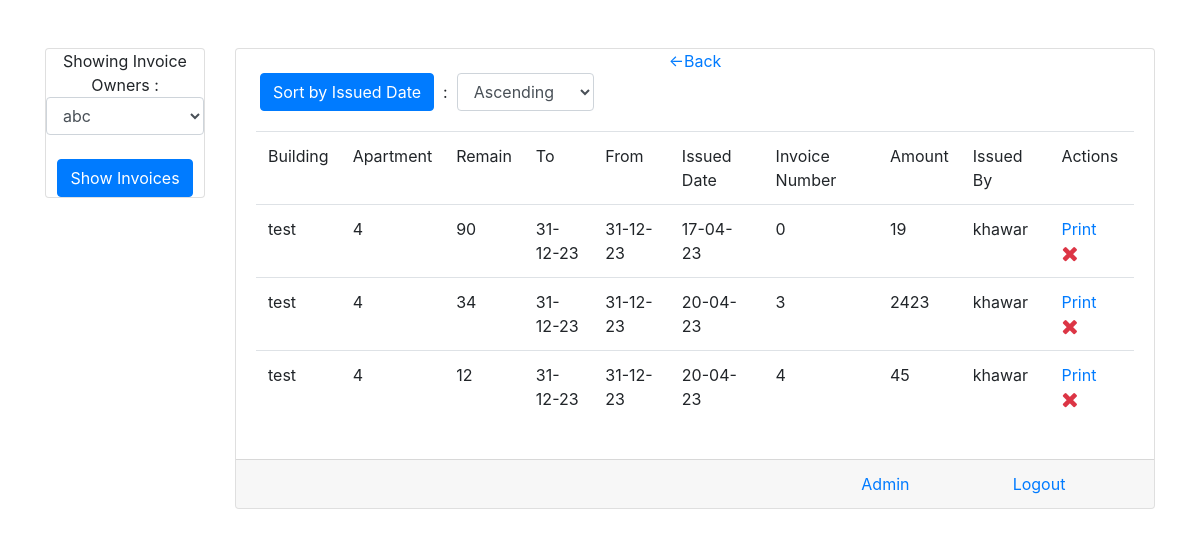
The app's page /owner-invoices/1 (signed in), older data.
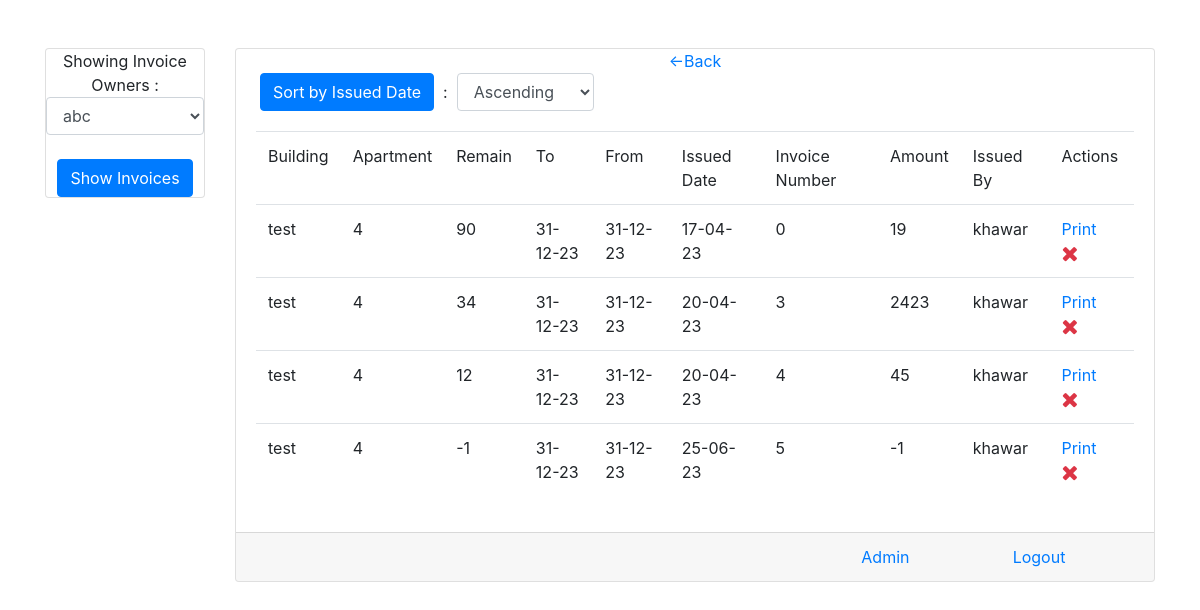
The same page, newer data.
### app/models.py (models this page shows, shortened)
class invoice(models.Model):
    user = models.ForeignKey(User,on_delete=models.SET_NULL,null=True,blank=True)
    apartment = models.ForeignKey(apartment,on_delete=models.SET_NULL,null=True,blank=True)
    owner = models.ForeignKey(invoice_owner,on_delete=models.CASCADE)
    amount = models.IntegerField(default=0)
    payment_method = models.CharField(max_length=100,null=True,blank=True)
    bank_of_transfer = models.CharField(max_length=300,null=True,blank=True)
    transfer_date = models.DateField(null=True,blank=True)
    from_date = models.DateField(null=True,blank=True)
    to_date = models.DateField(null=True,blank=True)
    today_date = models.DateField(auto_now_add=True)
    remaining_amount = models.IntegerField(default=0)
    note = models.TextField(max_length=2000,null=True,blank=True)
    invoice_number = models.IntegerField(default=0)

class apartment(models.Model):
    aprt_number = models.CharField(max_length=50,null=True,blank=True)
    name = models.CharField(max_length=300,null=True,blank=True)
    phone_nmber = models.CharField(max_length=50,null=True,blank=True)
    type_of = models.CharField(max_length=300,null=True,blank=True)
    dob = models.DateField(null=True,blank=True)
    contract_number = models.CharField(max_length=300,null=True,blank=True)
    elect_number = models.CharField(max_length=300,null=True,blank=True)
    note = models.TextField(max_length=2000,null=True,blank=True)
    building = models.ForeignKey(building,on_delete=models.CASCADE)
    temp_del = models.BooleanField(default=False)
    temp_del_date = models.DateField(null=True,blank=True)

class building(models.Model):
    name = models.CharField(max_length=300,null=True,blank=True)
    owner = models.ForeignKey(invoice_owner,on_delete=models.SET_NULL,null=True,blank=True)

### app/views.py (the view, shortened to what this page needs)
# urls.py: path("owner-invoices/<str:id>",views.owner_invoices,name="owner-invoices"),
@login_required(login_url='/')
def owner_invoices(request,id):
    if id:
        template = "owners_invoice.html"
        context = {}
        obj = get_user_profile(request.user)
        context['type_of_user'] = obj.type_of_user == 'd'
        if id != "x":
            context['sel_owner'] = int(id)
        if request.method == "POST" and request.POST['asc_desc'] in ("0","1"):
            context["order"] = request.POST['asc_desc']
            if request.POST["asc_desc"] == "0":
                if id != "x":
                    objs = invoice.objects.filter(owner__id=int(id)).order_by("today_date")
                else:
                    if obj.type_of_user in ('v','w'):
                        temp2 = invoice.objects.all().order_by("today_date")
                        objs = []
                        for i in temp2:
                            if i.owner in obj.invoice_owner_allowed.all():
                                objs.append(i)
                    else:
                        objs = invoice.objects.all().order_by("today_date")
            else:
                if id != "x":
                    objs = invoice.objects.filter(owner__id=int(id)).order_by("-today_date")
                else:
                    if obj.type_of_user in ('v','w'):
                        temp2 = invoice.objects.all().order_by("-today_date")
                        objs = []
                        for i in temp2:
                            if i.owner in obj.invoice_owner_allowed.all():
                                objs.append(i)
                    else:
                        objs = invoice.objects.all().order_by("-today_date")
        else:
            if id != "x":
                objs = invoice.objects.filter(owner__id=int(id))
        context['objs'] = objs
        if obj.type_of_user in ('v','w'):
            temp2 = invoice_owner.objects.all()
            temp2_list = []
            for i in temp2:
                if i in obj.invoice_owner_allowed.all():
                    temp2_list.append(i)
            context['owners'] = temp2_list
        else:
            context['owners'] = invoice_owner.objects.all()
        return render(request,template,context)
    else:
        return redirect('/home')

### app/views.py (called while the page is built)
def get_user_profile(userobj):
    try:
        obj = user_profile.objects.get(user=userobj)
    except:
        obj = user_profile()
        obj.user = userobj
        obj.save()
    return obj

### templates/owners_invoice.html (shortened to what the changed rows need)
<!DOCTYPE html>
    <html lang="en">
        <head>
            <link rel="stylesheet" href="https://maxcdn.bootstrapcdn.com/bootstrap/4.4.1/css/bootstrap.min.css">
            <link rel="stylesheet" href="https://cdnjs.cloudflare.com/ajax/libs/font-awesome/4.7.0/css/font-awesome.min.css">
        </head>
        <body>
            <br><br>
            <div class="container">
                <div class="row justify-content-center">
                    <div class="col-lg-10">
                        <div class="card">
                            <div class="card-body">
                                {% if objs %}
                                    <table class="table">
                                        {% for i in objs %}
                                            <tr>
                                                <td>{{i.apartment.building.name}}</td>
                                                <td>{{i.apartment.aprt_number}}</td>
                                                <td>{{i.remaining_amount}}</td>
                                                <td>{{i.to_date | date:'d-m-y'}}</td>
                                                <td>{{i.from_date | date:'d-m-y'}}</td>
                                                <td>{{i.today_date | date:'d-m-y'}}</td>
                                                <td>{{i.invoice_number}}</td>
                                                <td>{{i.amount}}</td>
                                                <td>{{i.user.username}}</td>
                                                <td><a href="{% url 'print-invoice' i.id %}" target="_blank">Print</a>&ensp; {% if request.user.is_superuser %}
                                                    <a onclick="confirm_delete('{% url 'delete-invoice' i.id %}')" title="Delete"><span class="fa text-danger fa-lg fa-remove"></span></a>
                                                    {% endif %}</td>
                                            </tr>
                                        {% endfor %}
                                    </table>
                                {% else %}
                                    <a>This Owner Has No Invoices Right Now.</a>
                                {% endif %}
                            </div>
                        </div>
                    </div>
                </div>
            </div>
        </body>
    </html>

Row changes from the older to the newer data that the page shows:
added invoice: apartment.building.name "test", apartment.aprt_number "4", remaining_amount "-1", to_date "31-12-23", from_date "31-12-23", today_date "25-06-23", invoice_number "5", amount "-1", user.username "khawar"
